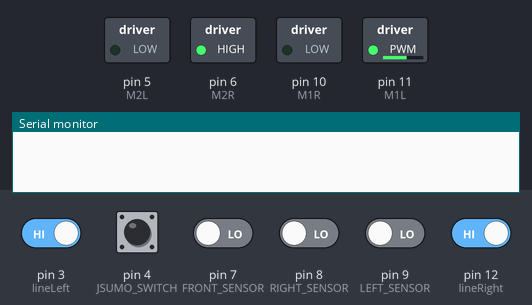
Simulated run of this sketch. Board: Arduino Uno, built with avr-gcc and run on an emulated ATmega328P. Parts: switched loads named in the sketch (green lamp = pin HIGH), the last lines printed to the serial monitor. Dashed ring = blinking. The inputs (shaded band) are chosen by the test bench; at power-on: pin 3 (lineLeft), pin 12 (lineRight) HIGH, pin 4 (JSUMO_SWITCH), pin 7 (FRONT_SENSOR), pin 8 (RIGHT_SENSOR), pin 9 (LEFT_SENSOR) LOW.

Above: at 1.2 s.
1.3 s: pin 7 (FRONT_SENSOR) driven HIGH
At 1.9 s:
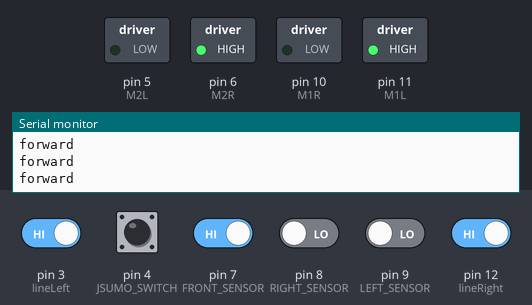
2.8 s: pin 3 (lineLeft) driven LOW
At 3.2 s:
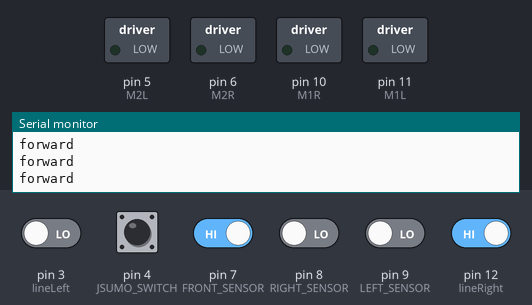
4.3 s: pin 7 (FRONT_SENSOR) driven LOW
At 4.54 s:
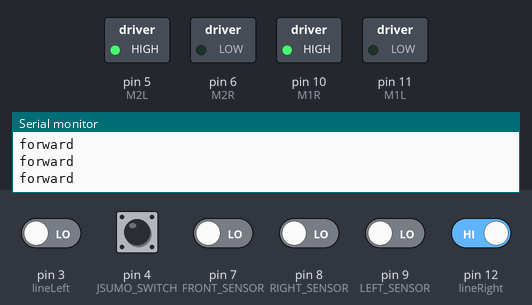
7.3 s: pin 12 (lineRight) driven LOW
At 8.55 s:
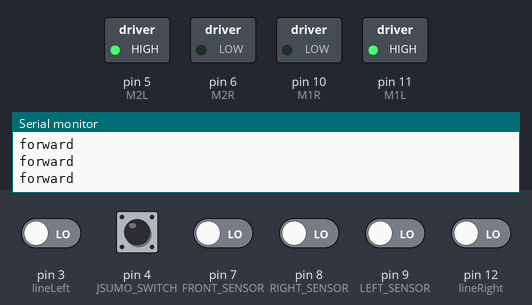
10.3 s: pin 12 (lineRight) driven HIGH
At 11.22 s:
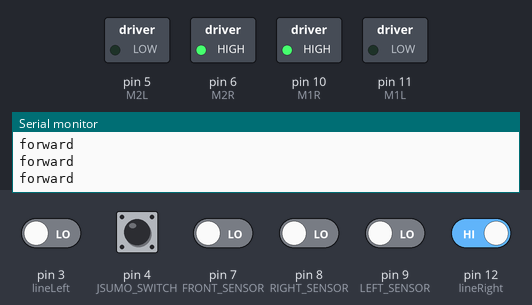
13.3 s: pin 3 (lineLeft) driven HIGH
At 14.5 s:
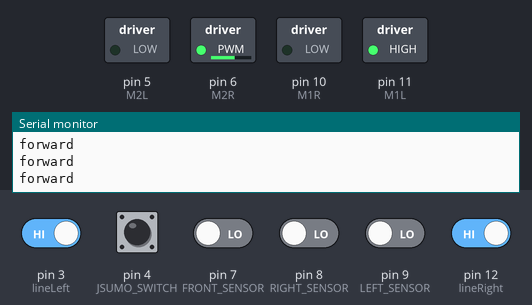
Timing chart, 0 to 17.3 s (numbered marks = the images above; inputs shaded):
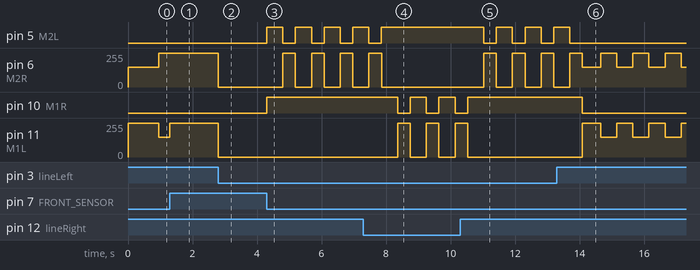

The sketch:

main.ino
```cpp
#include <Arduino.h>

// Pin definitions
#define M1L 11
#define M1R 10
#define M2L 5
#define M2R 6
#define JSUMO_SWITCH 4
#define lineRight 12
#define lineLeft 3
#define RIGHT_SENSOR 8
#define LEFT_SENSOR 9
#define FRONT_SENSOR 7

// Constants
const int ONstate = 1;
const int FRONT_BIT = 0;
const int LEFT_BIT = 1;
const int RIGHT_BIT = 2;
const int LINE_R_BIT = 3;
const int LINE_L_BIT = 4;

// Global variables
unsigned long exploreStartTime = 0;
unsigned long exploreDuration = 0;
unsigned long actionStartTime = 0;
unsigned long actionDuration = 200;
bool cond = false;
int sensorStates = 0;
int wheelSpeed = 200;

void setup() {
  Serial.begin(9600);
  pinMode(M2R, OUTPUT);
  pinMode(M2L, OUTPUT);
  pinMode(M1L, OUTPUT);
  pinMode(M1R, OUTPUT);
  pinMode(lineRight, INPUT_PULLUP);
  pinMode(lineLeft, INPUT_PULLUP);
  pinMode(RIGHT_SENSOR, INPUT);
  pinMode(LEFT_SENSOR, INPUT);
  pinMode(FRONT_SENSOR, INPUT);
  pinMode(JSUMO_SWITCH, INPUT);
  updateSensorStates();
}

void moveForward(int leftSpeed, int rightSpeed) {
  analogWrite(M1L, leftSpeed);
  analogWrite(M2R, rightSpeed);
  digitalWrite(M1R, LOW);
  digitalWrite(M2L, LOW);
}

void moveBackward(int leftSpeed, int rightSpeed) {
  analogWrite(M1R, leftSpeed);
  analogWrite(M2L, rightSpeed);
  digitalWrite(M1L, LOW);
  digitalWrite(M2R, LOW);
}

void turnLeft(int leftSpeed, int rightSpeed) {
  analogWrite(M1R, leftSpeed);
  analogWrite(M2R, rightSpeed);
  digitalWrite(M1L, LOW);
  digitalWrite(M2L, LOW);
}

void turnRight(int leftSpeed, int rightSpeed) {
  analogWrite(M1L, leftSpeed);
  analogWrite(M2L, rightSpeed);
  digitalWrite(M1R, LOW);
  digitalWrite(M2R, LOW);
}


void stopMovement() {
  digitalWrite(M1R, LOW);
  digitalWrite(M2L, LOW);
  digitalWrite(M1L, LOW);
  digitalWrite(M2R, LOW);
}

void snakeMovement() {
  static bool direction = true;
  static unsigned long lastChangeTime = millis();
  unsigned long currentTime = millis();

  if (currentTime - lastChangeTime >= 500) {
    direction = !direction;
    lastChangeTime = currentTime;
  }

  if (direction) {
    moveForward(255, 150);
     while (millis() - actionStartTime < 950) {
        if (!digitalRead(lineRight) || !digitalRead(lineLeft) || digitalRead(FRONT_SENSOR) || digitalRead(LEFT_SENSOR) || digitalRead( RIGHT_SENSOR))
        {break;}
     }
  } else {
    moveForward(150, 255);
     while (millis() - actionStartTime < 950) {
        if (!digitalRead(lineRight) || !digitalRead(lineLeft) || digitalRead(FRONT_SENSOR) || digitalRead(LEFT_SENSOR) || digitalRead( RIGHT_SENSOR))
        {break;}
     }
  }
}


void updateSensorStates() {
  sensorStates = (digitalRead(FRONT_SENSOR) << FRONT_BIT) |
                 (digitalRead(LEFT_SENSOR) << LEFT_BIT) |
                 (digitalRead(RIGHT_SENSOR) << RIGHT_BIT) |
                 (!digitalRead(lineRight) << LINE_R_BIT) |
                 (!digitalRead(lineLeft) << LINE_L_BIT);
}

unsigned long newc = 0;
void loop() {
  int JSUMOdata = digitalRead(JSUMO_SWITCH);
  updateSensorStates();
  newc = millis();

  switch (sensorStates) {
    case 0:
      snakeMovement();
      break;
    case 1:  // Obstacle in front


        moveForward(255, 255);

      Serial.println("forward");
      break;
    case 2:  // Obstacle on the left

        turnLeft(255,255);
        while (millis() - actionStartTime < 1050) {
          if (digitalRead(lineLeft) || digitalRead(lineRight)|| digitalRead(FRONT_SENSOR)) {
            break;
          }

      }
      break;
    case 3:  // Obstacle detected by front and left sensors

        moveForward(155, 255);


      break;
    case 4:  // Obstacle on the right
        turnRight(255,255);
        while (millis() - actionStartTime < 1050) {
          if (digitalRead(lineLeft) || digitalRead(lineRight) || digitalRead(FRONT_SENSOR)) {
            break;
          }
        }

      break;
    case 5:  // Obstacle detected by front and right sensors
     moveForward(255,155);


      break;
    case 24:  // Both line sensors
      moveBackward(255, 255);
      actionStartTime = millis();
      while (millis() - actionStartTime < 500) {
        if (digitalRead(FRONT_SENSOR) || digitalRead(LEFT_SENSOR) || digitalRead( RIGHT_SENSOR)) {
          break;
        }}
        // Wait for the duration

      turnRight(255, 255);
      actionStartTime = millis();
      while (millis() - actionStartTime < 390) {
        if (digitalRead(FRONT_SENSOR) || digitalRead(LEFT_SENSOR) || digitalRead( RIGHT_SENSOR)) {
          break;
        }
        // Wait for the duration
      }
      break;
    case 8:  // Right line sensor
      moveBackward(255, 255);
      actionStartTime = millis();
      while (millis() - actionStartTime < 500) {
        if (digitalRead(FRONT_SENSOR) || digitalRead(LEFT_SENSOR) || digitalRead( RIGHT_SENSOR)) {
          break;
        }
        // Wait for the duration
      }
      turnRight(255, 255);
      actionStartTime = millis();
      while (millis() - actionStartTime < 390) {
        if (digitalRead(FRONT_SENSOR) || digitalRead(LEFT_SENSOR) || digitalRead( RIGHT_SENSOR)) {
          break;
        }
        // Wait for the duration
      }
      break;
    case 16:  // Left line sensor
      moveBackward(255, 255);
      actionStartTime = millis();
      while (millis() - actionStartTime < 500) {
        if (digitalRead(FRONT_SENSOR) || digitalRead(LEFT_SENSOR) || digitalRead( RIGHT_SENSOR)) {
          break;
        }
        // Wait for the duration
      }
      turnLeft(255, 255);
      actionStartTime = millis();
      while (millis() - actionStartTime < 390) {
        if (digitalRead(FRONT_SENSOR) || digitalRead(LEFT_SENSOR) || digitalRead( RIGHT_SENSOR)) {
          break;
        }
      }
      break;
    case 25:
    case 17:
    case 9:
    case 26:
    case 27:
    case 28:
    case 29:
      stopMovement();
      break;
  }
}
```

Measured:
- after the input at 1.3 s, pin 6 (M2R): stays 255/255 (without the input it goes to 150/255 after 0.15 s)
- after the input at 2.8 s, pin 6 (M2R), pin 11 (M1L): 255/255 → 0/255 at once
- after the input at 4.3 s, pin 5 (M2L): alternates HIGH for 0.50 s and LOW for 0.39 s, starting at once; pin 6 (M2R): alternates 255/255 for 0.39 s and 0/255 for 0.50 s, starting after 0.50 s; pin 10 (M1R): LOW → HIGH at once
- after the input at 7.3 s, pin 5 (M2L): goes on until 7.9 s, then stays HIGH; pin 6 (M2R): goes on until 7.9 s, then stays 0/255; pin 10 (M1R): alternates HIGH for 0.50 s and LOW for 0.39 s, starting after 1.1 s; pin 11 (M1L): alternates 255/255 for 0.39 s and 0/255 for 0.50 s, starting after 1.1 s
- after the input at 10.3 s, pin 5 (M2L): alternates HIGH for 0.50 s and LOW for 0.39 s, starting after 0.73 s; pin 6 (M2R): alternates 255/255 for 0.39 s and 0/255 for 0.50 s, starting after 0.73 s; pin 10 (M1R): goes on until 10.5 s, then stays HIGH; pin 11 (M1L): goes on until 10.5 s, then stays 0/255
- after the input at 13.3 s, pin 5 (M2L): goes on until 13.7 s, then stays LOW; pin 10 (M1R): HIGH → LOW after 0.79 s; pin 11 (M1L): alternates 255/255 for 0.50 s and 150/255 for 0.50 s, starting after 0.79 s
